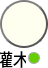
               <widget class="QWidget" name="bushBrush" native="true">
                <property name="minimumSize">
                 <size>
                  <width>48</width>
                  <height>68</height>
                 </size>
                </property>
                <property name="maximumSize">
                 <size>
                  <width>48</width>
                  <height>68</height>
                 </size>
                </property>
                <property name="styleSheet">
                 <string notr="true">background: transparent;</string>
                </property>
                <layout class="QVBoxLayout" name="verticalLayout_25">
                 <property name="leftMargin">
                  <number>0</number>
                 </property>
                 <property name="topMargin">
                  <number>0</number>
                 </property>
                 <property name="rightMargin">
                  <number>0</number>
                 </property>
                 <property name="bottomMargin">
                  <number>0</number>
                 </property>
                 <item>
                  <widget class="QPushButton" name="bushIcon">
                   <property name="sizePolicy">
                    <sizepolicy hsizetype="Fixed" vsizetype="Fixed">
                     <horstretch>0</horstretch>
                     <verstretch>0</verstretch>
                    </sizepolicy>
                   </property>
                   <property name="minimumSize">
                    <size>
                     <width>48</width>
                     <height>48</height>
                    </size>
                   </property>
                   <property name="maximumSize">
                    <size>
                     <width>48</width>
                     <height>48</height>
                    </size>
                   </property>
                   <property name="styleSheet">
                    <string notr="true">border: 2px solid #555;
border-radius: 24px;
border-style: outset;
background-color: #FFFFF0;</string>
                   </property>
                   <property name="text">
                    <string/>
                   </property>
                   <property name="icon">
                    <iconset>
                     <normaloff>resource/icon/bush.png</normaloff>resource/icon/bush.png</iconset>
                   </property>
                   <property name="iconSize">
                    <size>
                     <width>36</width>
                     <height>36</height>
                    </size>
                   </property>
                  </widget>
                 </item>
                 <item>
                  <widget class="QWidget" name="bushLabel" native="true">
                   <property name="minimumSize">
                    <size>
                     <width>40</width>
                     <height>20</height>
                    </size>
                   </property>
                   <property name="maximumSize">
                    <size>
                     <width>40</width>
                     <height>20</height>
                    </size>
                   </property>
                   <layout class="QHBoxLayout" name="horizontalLayout_9">
                    <property name="leftMargin">
                     <number>0</number>
                    </property>
                    <property name="topMargin">
                     <number>0</number>
                    </property>
                    <property name="rightMargin">
                     <number>0</number>
                    </property>
                    <property name="bottomMargin">
                     <number>0</number>
                    </property>
                    <item>
                     <widget class="QLabel" name="bushText">
                      <property name="minimumSize">
                       <size>
                        <width>26</width>
                        <height>20</height>
                       </size>
                      </property>
                      <property name="maximumSize">
                       <size>
                        <width>26</width>
                        <height>20</height>
                       </size>
                      </property>
                      <property name="font">
                       <font>
                        <pointsize>13</pointsize>
                        <weight>50</weight>
                        <bold>false</bold>
                       </font>
                      </property>
                      <property name="text">
                       <string>灌木</string>
                      </property>
                      <property name="alignment">
                       <set>Qt::AlignCenter</set>
                      </property>
                     </widget>
                    </item>
                    <item>
                     <widget class="QLabel" name="bushColor">
                      <property name="sizePolicy">
                       <sizepolicy hsizetype="Preferred" vsizetype="Preferred">
                        <horstretch>0</horstretch>
                        <verstretch>0</verstretch>
                       </sizepolicy>
                      </property>
                      <property name="minimumSize">
                       <size>
                        <width>12</width>
                        <height>12</height>
                       </size>
                      </property>
                      <property name="maximumSize">
                       <size>
                        <width>12</width>
                        <height>12</height>
                       </size>
                      </property>
                      <property name="font">
                       <font>
                        <pointsize>13</pointsize>
                        <weight>50</weight>
                        <bold>false</bold>
                       </font>
                      </property>
                      <property name="styleSheet">
                       <string notr="true">border: 1px solid #AAA;
border-radius: 6px;
border-style: solid;
background-color: #66CD00;</string>
                      </property>
                      <property name="text">
                       <string/>
                      </property>
                      <property name="alignment">
                       <set>Qt::AlignCenter</set>
                      </property>
                     </widget>
                    </item>
                   </layout>
                  </widget>
                 </item>
                </layout>
               </widget>
